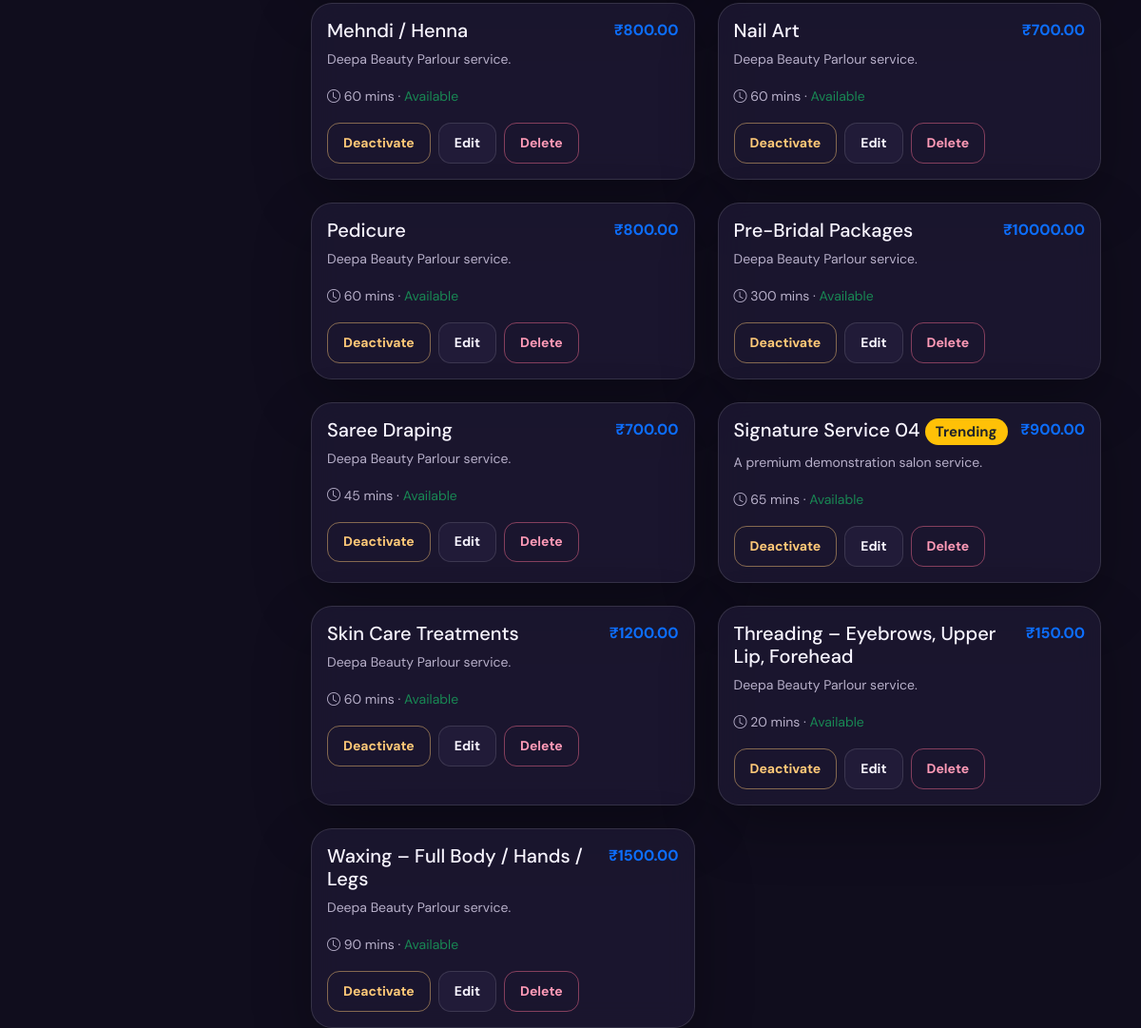
The app's page /owner/services/ (signed in, lower part), older data.
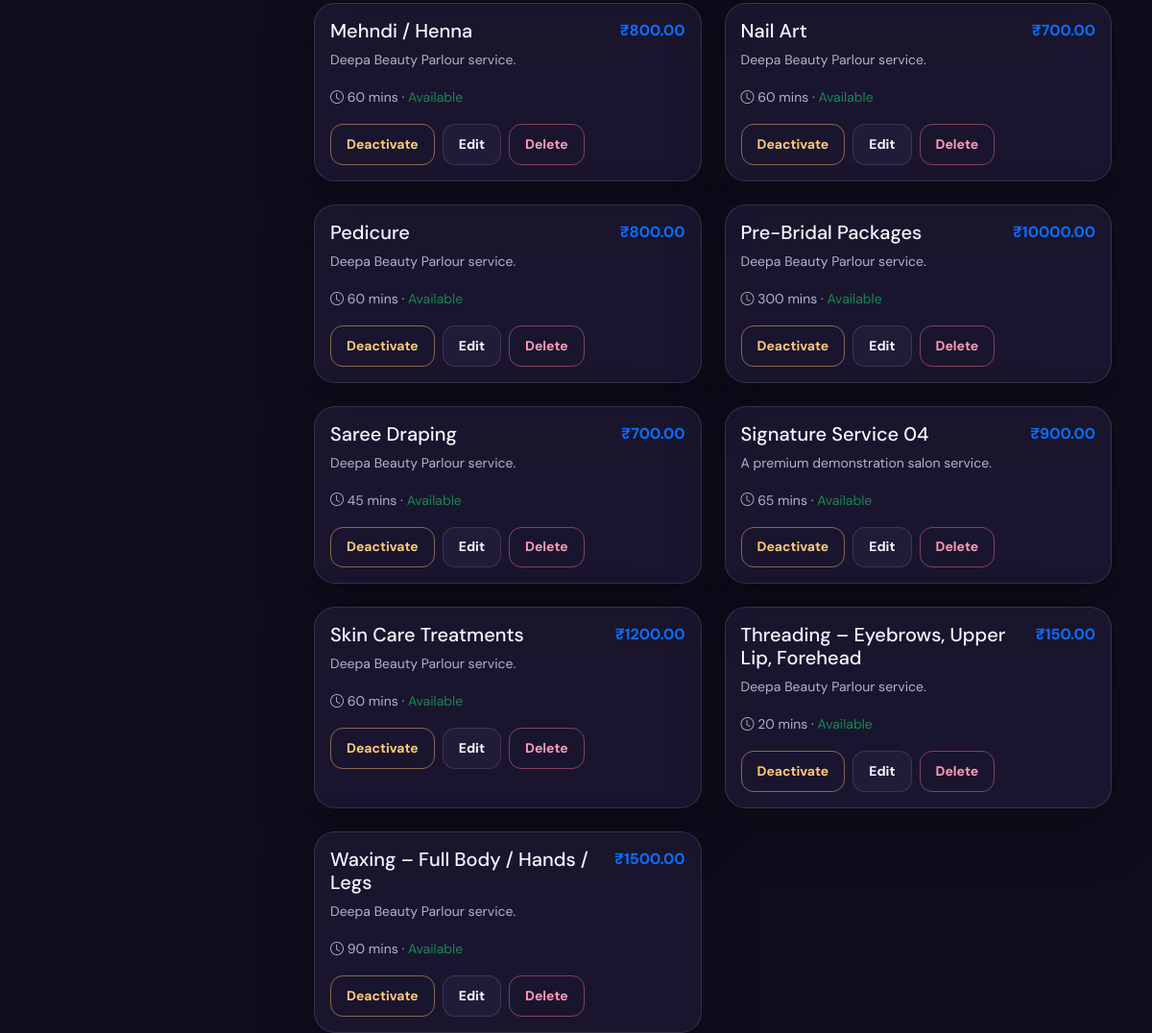
The same page, newer data.
### services/models.py (models this page shows, shortened)
class Service(models.Model):
    salon = models.ForeignKey(
        Salon,
        on_delete=models.CASCADE,
        related_name="services"
    )
    name = models.CharField(max_length=100)
    description = models.TextField(blank=True)
    duration = models.PositiveIntegerField(
        help_text="Duration in minutes"
    )
    price = models.DecimalField(
        max_digits=8,
        decimal_places=2
    )
    image = models.ImageField(
        upload_to="services/",
        blank=True,
        null=True
    )
    is_available = models.BooleanField(default=True)
    is_trending = models.BooleanField(default=False)
    created_at = models.DateTimeField(auto_now_add=True)
    class Meta:
        ordering = ["name"]

### owner/views.py (the view)
# urls.py: path("services/", service_list, name="owner_services"),
@owner_required
def service_list(request):
    return render(request, "owner/services.html", {"services": scoped(request, Service.objects.all())})

### owner/views.py (called while the page is built, shortened)
def get_admin_salon(request):
    if hasattr(request.user, "salon"):
        return request.user.salon

def scoped(request, qs):
    salon = get_admin_salon(request)
    if salon and hasattr(qs.model, "salon"):
        return qs.filter(salon=salon)
    return qs

### templates/owner/services.html (shortened to what this page needs)
{% extends "owner/base.html" %}
{% block owner_content %}
<div class="row g-4">{% for service in services %}<div class="col-md-6"><div class="card h-100 service-card">{% if service.image %}<img src="{{ service.image.url }}" class="card-img-top" style="height:160px;object-fit:cover" alt="{{ service.name }}">{% endif %}<div class="card-body"><div class="d-flex justify-content-between gap-2"><h5>{{ service.name }} {% if service.is_trending %}<span class="badge bg-warning text-dark">Trending</span>{% endif %}</h5><strong class="text-primary">₹{{ service.price }}</strong></div><p class="text-muted small">{{ service.description|default:"Premium salon service" }}</p><small><i class="bi bi-clock"></i> {{ service.duration }} mins · {% if service.is_available %}<span class="text-success">Available</span>{% else %}<span class="text-danger">Inactive</span>{% endif %}</small><div class="d-flex gap-2 mt-3"><form method="post" action="{% url 'toggle_service' service.id %}">{% csrf_token %}<button class="btn btn-sm btn-outline-primary">{% if service.is_available %}Deactivate{% else %}Activate{% endif %}</button></form><a class="btn btn-sm btn-outline-secondary" href="{% url 'edit_service' service.id %}">Edit</a><form method="post" action="{% url 'delete_service' service.id %}" onsubmit="return confirm('Delete this service?')">{% csrf_token %}<button class="btn btn-sm btn-outline-danger">Delete</button></form></div></div></div></div>{% empty %}<div class="col-12"><div class="card text-center p-5 text-muted">No services found. Add your first service to build your menu.</div></div>{% endfor %}</div>
{% endblock %}

Row changes from the older to the newer data that the page shows:
changed Service "Signature Service 04": no longer shows "Trending"
